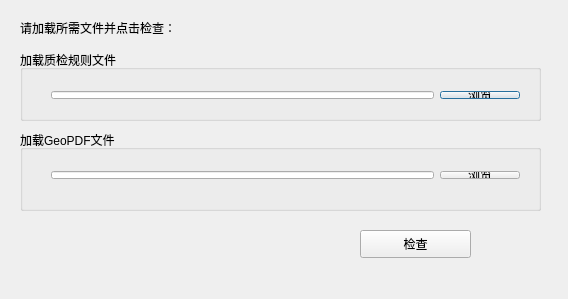
<?xml version="1.0" encoding="UTF-8"?>
<ui version="4.0">
 <class>ScaleCheckerNormativeDialogClass</class>
 <widget class="QDialog" name="ScaleCheckerNormativeDialogClass">
  <property name="geometry">
   <rect>
    <x>0</x>
    <y>0</y>
    <width>568</width>
    <height>299</height>
   </rect>
  </property>
  <property name="windowTitle">
   <string>ScaleCheckerNormativeDialog</string>
  </property>
  <widget class="QLabel" name="statusLabel">
   <property name="geometry">
    <rect>
     <x>20</x>
     <y>20</y>
     <width>441</width>
     <height>16</height>
    </rect>
   </property>
   <property name="text">
    <string>请加载所需文件并点击检查：</string>
   </property>
  </widget>
  <widget class="QGroupBox" name="groupBox">
   <property name="geometry">
    <rect>
     <x>20</x>
     <y>50</y>
     <width>521</width>
     <height>71</height>
    </rect>
   </property>
   <property name="title">
    <string>加载质检规则文件</string>
   </property>
   <widget class="QWidget" name="layoutWidget">
    <property name="geometry">
     <rect>
      <x>20</x>
      <y>30</y>
      <width>491</width>
      <height>30</height>
     </rect>
    </property>
    <layout class="QHBoxLayout" name="horizontalLayout">
     <item>
      <widget class="QLineEdit" name="xmlFilePathEdit"/>
     </item>
     <item>
      <widget class="QPushButton" name="loadXmlButton">
       <property name="text">
        <string>浏览</string>
       </property>
      </widget>
     </item>
    </layout>
   </widget>
  </widget>
  <widget class="QGroupBox" name="groupBox_2">
   <property name="geometry">
    <rect>
     <x>20</x>
     <y>130</y>
     <width>521</width>
     <height>81</height>
    </rect>
   </property>
   <property name="title">
    <string>加载GeoPDF文件</string>
   </property>
   <widget class="QWidget" name="layoutWidget">
    <property name="geometry">
     <rect>
      <x>20</x>
      <y>30</y>
      <width>491</width>
      <height>30</height>
     </rect>
    </property>
    <layout class="QHBoxLayout" name="horizontalLayout_2">
     <item>
      <widget class="QLineEdit" name="geoPdfFilePathEdit"/>
     </item>
     <item>
      <widget class="QPushButton" name="loadGeoPdfButton">
       <property name="text">
        <string>浏览</string>
       </property>
      </widget>
     </item>
    </layout>
   </widget>
  </widget>
  <widget class="QPushButton" name="checkButton">
   <property name="geometry">
    <rect>
     <x>360</x>
     <y>230</y>
     <width>111</width>
     <height>28</height>
    </rect>
   </property>
   <property name="text">
    <string>检查</string>
   </property>
  </widget>
 </widget>
 <layoutdefault spacing="6" margin="11"/>
 <resources>
  <include location="ScaleCheckerNormativeDialog.qrc"/>
 </resources>
 <connections/>
</ui>
